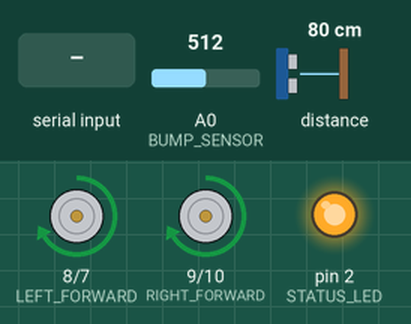
Recording of a sketch running on a simulated Arduino Uno, built with avr-gcc and run on an emulated ATmega328P. Shown: motor-driver pin pairs drawn as motors (green arrow = first pin HIGH = forward, orange = second pin HIGH = backward, longer = more drive, scaled by the enable pin), output pins drawn as LEDs (lit = HIGH). The test bench sets the inputs (shaded band); at power-on: A0 (BUMP_SENSOR) = 512, distance to the obstacle 80 cm. The echo pulse lasts 58.3 µs per cm; what the sketch prints to the serial monitor is not drawn.

Above: at 0.1 s.
At 2.1 s:
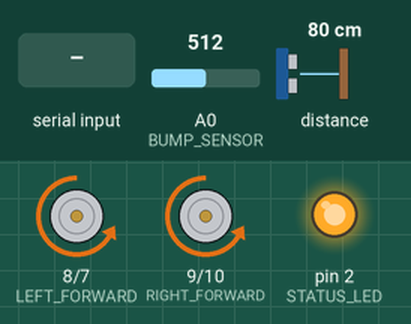
At 5.2 s:
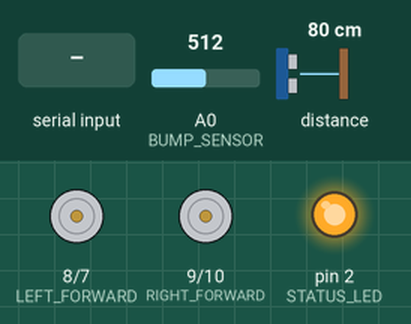
5.3 s: "1" received over the second serial link
Timing chart, 0 to 8.3 s (numbered marks = the images above; inputs shaded):
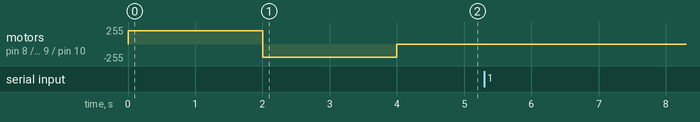

The sketch:

circlebot.ino
```cpp
#include <SoftwareSerial.h>
#include <NewPing.h>
#include"xbeecom.h"
#include"commands.h"

#define XBEE_ADDRESS 1
#define XBEE_MASTER_ADDRESS 0

#define STATUS_LED 2

#define LEFT_ENABLE 6
#define RIGHT_ENABLE 11
#define LEFT_FORWARD 8
#define LEFT_BACK 7
#define RIGHT_FORWARD 9
#define RIGHT_BACK 10

#define BUMP_SENSOR A0
#define PING_SENSOR A1

#define USE_BUMP_SENSOR 0
#define USE_PING_SENSOR 1

#define MAX_DISTANCE 250

#define CONTROL_JUMPER 1

#define RECEIVER_1 4
#define RECEIVER_2 3

// TX pin to the Xbee's RX
#define XBEE_RX 12
#define XBEE_TX 13

// In milliseconds
#define TICK_RATE 400

#define STOP() drive(0,0,true,true)

#define ALLOW_MANUAL 0
#define STARTUP_TEST 1

struct Status {
   // sensors
   boolean bumped;
   unsigned int distance;

   // TODO: measure battery voltage...
};

Status status;

SoftwareSerial xbee(XBEE_RX, XBEE_TX);

NewPing* sonar;

XbeeCom xbeeCom;
byte outgoingBuffer[XBEE_OUTGOING_BUFFER];

unsigned long time;

boolean manualControl = false;

void setup() {
   status.bumped = false;

   pinMode(LEFT_ENABLE, OUTPUT);
   pinMode(RIGHT_ENABLE, OUTPUT);
   pinMode(LEFT_FORWARD, OUTPUT);
   pinMode(LEFT_BACK, OUTPUT);
   pinMode(RIGHT_FORWARD, OUTPUT);
   pinMode(RIGHT_BACK, OUTPUT);

   pinMode(BUMP_SENSOR, INPUT);

   pinMode(STATUS_LED, OUTPUT);

   pinMode(CONTROL_JUMPER, INPUT);

   pinMode(RECEIVER_1, INPUT);
   pinMode(RECEIVER_2, INPUT);

   STOP();

   NewPing sonarSensor(PING_SENSOR, PING_SENSOR, MAX_DISTANCE);
   sonar = &sonarSensor;

   time = millis();

   digitalWrite(STATUS_LED, HIGH);

   xbee.begin(9600);

   Serial.begin(9600);

   if(digitalRead(CONTROL_JUMPER) == HIGH){
     manualControl = true;
     Serial.println("Using manual control");
   }

   Serial.println("Ready");

   if(STARTUP_TEST){
     runStartupTest();
   }
}

void loop() {
   if(!ALLOW_MANUAL || !manualControl){
     doXbeeControl();
   } else {
     doManualControl();
   }
}

void doManualControl(){
  int steering = pulseIn(RECEIVER_1, HIGH);
  int driving = pulseIn(RECEIVER_2, HIGH);

  //Serial.println(steering);
  //Serial.println(driving);

  if(steering == 0 || driving == 0){
    drive(0,0,true,true);
    delay(100);
    return;
  }

  boolean forward = (driving < 1530);

  int speedMod = 0;
  if(forward){
    speedMod = 1530 - driving;
  } else {
    speedMod = driving - 1530;
  }

  if(speedMod < 30){
    drive(0,0,true,true);
    delay(100);
    return;
  }

  speedMod -= 30;

  if(speedMod > 255){
    speedMod = 255;
  }

  byte left = (byte) speedMod;
  byte right = (byte) speedMod;

  int turnMod = (1530 - steering)/2;
  boolean leftForward = forward;
  boolean rightForward = forward;

  if((turnMod > 0 && turnMod < 30) ||
     (turnMod < 0 && turnMod > -30)){
       turnMod = 0;
  }

  if(turnMod > 255){
    turnMod = 255;
  }
  if(turnMod < -255){
    turnMod = -255;
  }

  if(turnMod > 0){
    if(turnMod > left){
      left = turnMod - left;
      leftForward = !forward;
    } else {
      left = left - turnMod;
    }
  }

  if(turnMod < 0){
    turnMod = (-1 * turnMod);
    if(turnMod > right){
      right = turnMod - right;
      rightForward = !forward;
    } else {
      right = right - turnMod;
    }
  }

  if(left > 255){
    left = 255;
  }

  if(right > 255){
    right = 255;
  }

  drive(left, right, leftForward, rightForward);
  delay(100);
}

void runStartupTest(){
  drive(200,200,1,1);
  delay(2000);
  drive(200,200,0,0);
  delay(2000);
  STOP();
}

void doXbeeControl(){
  while (xbee.available())
     xbeeCom.xbeeReceiveByte(xbee.read());

   if(xbeeCom.xbeeIsPacketAvailable())
     handleXbeeReceive();

   unsigned long newTime = millis();
   if((newTime >= (time + TICK_RATE)) ||
      (time > newTime)){

        time = newTime;
        updateAndTransmitSensors();
   }
}


void handleXbeeReceive(){
  struct XbeePacket packet = xbeeCom.xbeeNextPacket();
  if(packet.dataLength == 0 || packet.destination != XBEE_ADDRESS){
    return;
  }

  byte command = packet.data[0];

  Serial.println((int) command);

  switch(command){
    case PING: {
      byte data[] = { ACK };
      transmit(packet.source, 1, data);
      break;
    }
    case ACK:
    case STATUS:
      // No op...
      break;
    case STATUSREQ:
      updateAndTransmitSensors();
      break;
    case STOP_DRIVE:
      STOP();
      break;
    case DRIVE:
      if(packet.dataLength >= 5)
        drive(packet.data[1], packet.data[2], packet.data[3], packet.data[4]);
      break;
    case TOGGLE_STATUS_LED:
      if(packet.dataLength >= 2)
         digitalWrite(STATUS_LED, packet.data[1]);
      break;
    default:
      Serial.print("Unknown Command: ");
      Serial.println((int)command);
  }

}

void transmit(byte destination, byte length, byte* data){
    byte len = xbeeCom.xbeeSend(XBEE_ADDRESS, destination, length, data, outgoingBuffer);

    byte count;
    for(count = 0; count < len; count++){
      xbee.write(outgoingBuffer[count]);
   }
}

void updateAndTransmitSensors(){
  status.bumped = (analogRead(BUMP_SENSOR) > 1000);

  if(USE_PING_SENSOR){
    status.distance = (*sonar).convert_cm((*sonar).ping());
  }

  // Safety
  if(USE_BUMP_SENSOR && status.bumped){
    STOP();
  }

  byte data[] = { STATUS, status.bumped, highByte(status.distance), lowByte(status.distance) };
  transmit(XBEE_MASTER_ADDRESS, 2, data);
}

void readXbee(){
  byte nextVal = 0;
  if (xbee.available())
    nextVal = xbee.read();
    Serial.write(nextVal);
    xbeeCom.xbeeReceiveByte(nextVal);
}

void drive(byte leftSpeed, byte rightSpeed, boolean leftForward, boolean rightForward){
  digitalWrite(LEFT_FORWARD, leftForward);
  digitalWrite(LEFT_BACK, !leftForward);
  digitalWrite(RIGHT_FORWARD, rightForward);
  digitalWrite(RIGHT_BACK, !rightForward);
  analogWrite(LEFT_ENABLE, leftSpeed);
  analogWrite(RIGHT_ENABLE, rightSpeed);
}
```

commands.h
```cpp
#define PING 1
#define ACK 2

#define STATUS 3
#define STATUSREQ 4

#define RAW 5

#define STOP_DRIVE 10
#define DRIVE 11

#define TOGGLE_STATUS_LED 20
```

xbeecom.cpp
```cpp
#include<Arduino.h>
#include"xbeecom.h"

#define XBEE_CHECKSUM(total) (0xFF - (total % 0xFF))

XbeeCom::XbeeCom(){
    iBufferStart = 0;
    iBufferCurrent = 0;

    pBufferStart = 0;
    pBufferCurrent = 0;
}

boolean XbeeCom::isBufferValid(){
   int length = iBufferCurrent - iBufferStart;
   if(length == 0){
      return true;
   }
   if(length == 1 && xbeeIncommingBuffer[iBufferStart] != 125){
      return false;
   }
   if(length == 2 && xbeeIncommingBuffer[iBufferStart+1] != 126){
      return false;
   }
   if(length < 8){
      return true;
   }
   int expected = xbeeIncommingBuffer[iBufferStart+6] + 8;
   if(length < expected){
      return true;
   }
   int ccTotal = 0;
   int index = 0;
   for(index = iBufferStart+7; index < expected-1; index++){
     ccTotal += xbeeIncommingBuffer[index];
   }
   return xbeeIncommingBuffer[expected-1] == XBEE_CHECKSUM(ccTotal);

}

boolean XbeeCom::isPacketComplete(){
   int length = iBufferCurrent - iBufferStart;
   if(length < 8){
      return false;
   }
   int expected = xbeeIncommingBuffer[iBufferStart+6] + 8;
   if(length < expected){
      return false;
   }
   return true;
}

void XbeeCom::xbeeReceiveByte(byte input){
  //Serial.println((int)input);
   xbeeIncommingBuffer[iBufferCurrent++] = input;
   if(!isBufferValid()){
     Serial.println("Buffer Invalid");
     iBufferStart = 0;
     iBufferCurrent = 0;
   }
   if(isPacketComplete()){
     moveCompletePacket();
     iBufferStart = 0;
     iBufferCurrent = 0;
   }

   if(iBufferCurrent >= XBEE_INCOMING_BUFFER){
       iBufferCurrent = 0;
   }
}

boolean XbeeCom::xbeeIsPacketAvailable(void){
   return pBufferStart != pBufferCurrent;
}

struct XbeePacket XbeeCom::xbeeNextPacket(void){
   struct XbeePacket result = xbeePacketBuffer[pBufferStart++];
   if(pBufferStart >= XBEE_PACKET_BUFFER_SIZE){
      pBufferStart = 0;
   }
   return result;
}


short XbeeCom::xbeeSend(byte source, byte destination, byte length, byte* data, byte* buffer){
   buffer[0] = 125;
   buffer[1] = 126;
   buffer[2] = source;
   buffer[3] = destination;
   buffer[4] = 0; // TODO: Packet Number
   buffer[5] = 0;
   buffer[6] = length;

   int total = 0;
   int index = 0;
   int count = 0;
   for(index = 7; count < length; index++){
     buffer[index] = data[count];
     total += data[count];
     count++;
   }

   buffer[index] = XBEE_CHECKSUM(total);

   return index+1;
}


void XbeeCom::moveCompletePacket(){
   struct XbeePacket packet = xbeePacketBuffer[pBufferCurrent];

   packet.source = xbeeIncommingBuffer[iBufferStart+2];
   packet.destination = xbeeIncommingBuffer[iBufferStart+3];

   int ending = xbeeIncommingBuffer[iBufferStart+6] + 6;

   int index = 0;
   int count = 0;
   for(index = iBufferStart+7; index < ending+1; index++){
     packet.data[count++] = xbeeIncommingBuffer[index];
   }

   packet.dataLength = count;
   byte msb = xbeeIncommingBuffer[iBufferStart+4];
   byte lsb = xbeeIncommingBuffer[iBufferStart+5];
   packet.packetNumber = ((msb<<2) || lsb);

   iBufferStart = ending;
   xbeePacketBuffer[pBufferCurrent] = packet;
   pBufferCurrent++;
   if(pBufferCurrent >= XBEE_PACKET_BUFFER_SIZE){
     pBufferCurrent = 0;
   }
}
```

xbeecom.h
```cpp
#include "Arduino.h"

#define XBEE_INCOMING_BUFFER 150
#define XBEE_MAX_DATA_SIZE 60
#define XBEE_PACKET_BUFFER_SIZE 12

#define XBEE_OUTGOING_BUFFER XBEE_MAX_DATA_SIZE + 8

struct XbeePacket {
   byte source;
   byte destination;

   byte data[XBEE_MAX_DATA_SIZE];

   byte dataLength;
   int packetNumber;
};

class XbeeCom {
  private:
    byte xbeeIncommingBuffer[XBEE_INCOMING_BUFFER];
    struct XbeePacket xbeePacketBuffer[XBEE_PACKET_BUFFER_SIZE];

    int iBufferStart;
    int iBufferCurrent;

    int pBufferStart;
    int pBufferCurrent;

    void moveCompletePacket();
    boolean isPacketComplete();
    boolean isBufferValid();
  public:
    XbeeCom();
    void xbeeReceiveByte(byte input);
    boolean xbeeIsPacketAvailable(void);
    struct XbeePacket xbeeNextPacket(void);
    short xbeeSend(byte source, byte destination, byte length, byte* data, byte* buffer);
};
```

Measured:
- after the input at 5.3 s, every drawn part: stays the same
